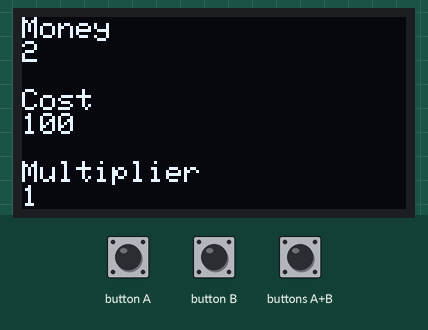
The program below on a simulated BBC micro:bit (MakeCode). On the bench: 128×64 one-colour display.

Above: at 1.2 s.
At 4.7 s:
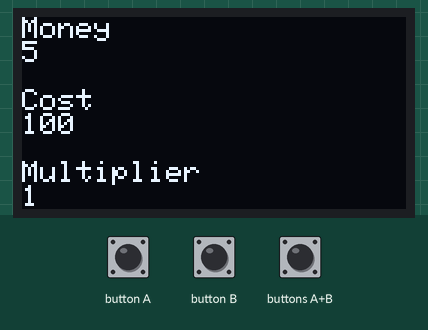
At 10.6 s:
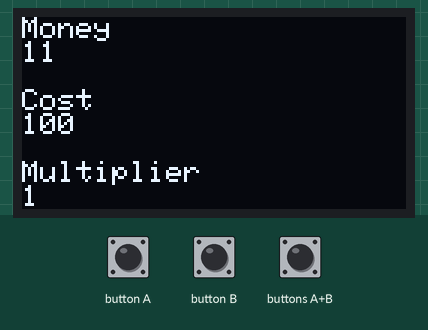
At 15.2 s:
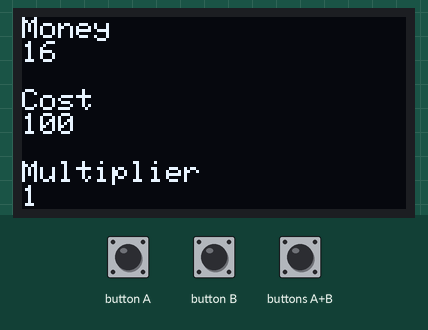
At 19.9 s:
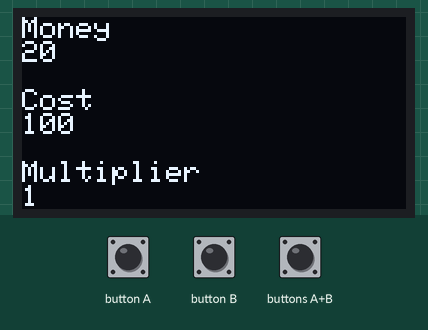
At 38.6 s:
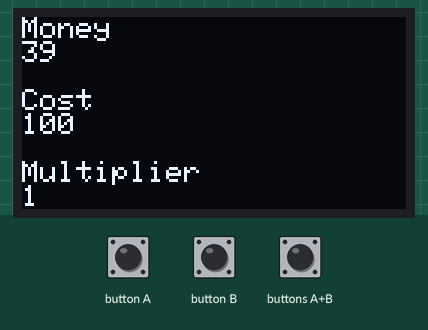

Measured:
- what the display in image 0 shows lasts 1.1 s, from 1.2 s to 2.3 s

The program:

main.ts
```typescript
input.onButtonPressed(Button.A, function () {
    if (Money >= Cost) {
        Multi += 1
        Money = Money - Cost
        Cost += CostHandler
    }
    if (Multi == MultiHandler) {
        CostHandler += 50
        MultiHandler += 5
    }
})
input.onButtonPressed(Button.AB, function () {
    Entry = "" + Entry + "AB"
})
input.onButtonPressed(Button.B, function () {
    if (Cheat_code == Entry) {
        led.plot(1, 3)
        Money += 10000000
    } else {
        Entry = ""
        basic.clearScreen()
    }
})
let Counter = 0
let Loop = 0
let Money = 0
let Entry = ""
let Cheat_code = ""
let MultiHandler = 0
let CostHandler = 0
let Cost = 0
let Multi = 0
OLED.init(128, 64)
Multi = 1
Cost = 100
CostHandler = 50
MultiHandler = 5
Cheat_code = "ABABAB"
Entry = ""
loops.everyInterval(1000, function () {
    Money += Multi
})
loops.everyInterval(1000, function () {
    Loop += 10
})
loops.everyInterval(1000, function () {
    if (Multi >= 100) {

    } else {
        Counter += 1
    }
})
basic.forever(function () {
    basic.pause(100)
    if (Multi >= 100) {
        basic.pause(1000)
        OLED.clear()
        OLED.writeStringNewLine("The End")
        OLED.newLine()
        OLED.writeStringNewLine("It took you")
        OLED.writeNumNewLine(Counter)
        OLED.writeStringNewLine("Seconds!")
    } else {
        basic.pause(1000)
        OLED.clear()
        OLED.writeStringNewLine("Money")
        OLED.writeNumNewLine(Money)
        OLED.newLine()
        OLED.writeStringNewLine("Cost")
        OLED.writeNumNewLine(Cost)
        OLED.newLine()
        OLED.writeStringNewLine("Multiplier")
        OLED.writeNumNewLine(Multi)
    }
})
```

test.ts
```typescript
// test ender her, dette bliver ikke kompileret, når denne pakke bruges som en udvidelse.
```
